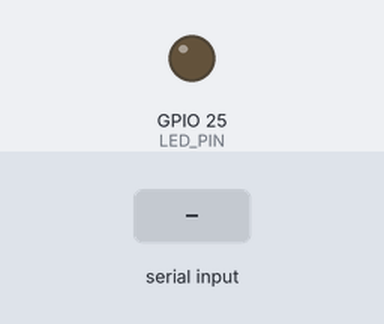
Bench run of a sketch on a simulated ESP32. Shown: output pins drawn as LEDs (lit = HIGH). The test bench sets the inputs (shaded band). Storage starts empty; what the sketch prints to the serial monitor is not drawn.

Above: at 1.2 s.
1.3 s: "1\n" received over the second serial link
At 1.31 s:
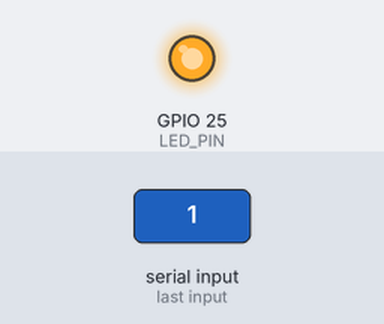
Timing chart, 0 to 4.3 s (numbered marks = the images above; inputs shaded):
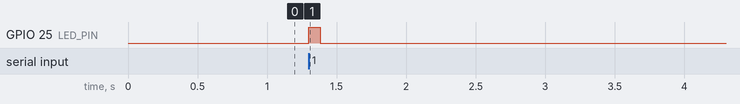

Measured:
- after the input at 1.3 s, GPIO 25 (LED_PIN): LOW → HIGH at once, → LOW 0.08 s later

The sketch:

pico.ino
```cpp
// Raspberry_Pico_Logger_Final.ino
// Firewall forensic logger on Raspberry Pi Pico
// Receives JSON alerts from Arduino UNO, validates, stores, rotates logs

#include <ArduinoJson.h>
#include <SPI.h>
#include <SD.h>
#include <TimeLib.h>   // For timestamp & date handling (install Time library)

// ================== PIN CONFIG ==================
#define SD_CS_PIN   5       // Chip Select for SD card (adjust to wiring)
#define LED_PIN     25      // Built-in LED on Pico
#define ARDUINO_RX  0       // Pico RX (connect to Arduino TX)
#define ARDUINO_TX  1       // Pico TX (connect to Arduino RX)

// ================== GLOBALS ==================
File logFile;
String currentDate = "";

// ================== SETUP ==================
void setup() {
  Serial1.begin(115200);    // UART: Arduino ↔ Pico
  Serial.begin(115200);     // USB Debug
  pinMode(LED_PIN, OUTPUT);
  digitalWrite(LED_PIN, LOW);

  // Initialize SD card
  if (!SD.begin(SD_CS_PIN)) {
    Serial.println("❌ SD card init failed!");
    while (true) { digitalWrite(LED_PIN, !digitalRead(LED_PIN)); delay(200); }
  }
  Serial.println("✅ SD card initialized");

  // Initialize fake time (replace with RTC or NTP if available)
  setTime(12, 0, 0, 14, 9, 2025); // (HH,MM,SS,DD,MM,YYYY)
}

// ================== HELPER FUNCTIONS ==================
String getDateString() {
  char buf[11];
  sprintf(buf, "%04d-%02d-%02d", year(), month(), day());
  return String(buf);
}

void openLogFile() {
  currentDate = getDateString();
  String filename = currentDate + ".log";
  logFile = SD.open(filename, FILE_WRITE);
  if (logFile) {
    logFile.println("=== Log Started for " + currentDate + " ===");
    logFile.flush();
    Serial.println("📂 Logging to: " + filename);
  } else {
    Serial.println("❌ Failed to open log file");
  }
}

String bytesToHex(const char* data, size_t len) {
  String hexDump = "";
  for (size_t i = 0; i < len; i++) {
    char buf[4];
    sprintf(buf, "%02X ", (uint8_t)data[i]);
    hexDump += buf;
  }
  return hexDump;
}

// ================== MAIN LOOP ==================
void loop() {
  // Rotate log file daily
  String today = getDateString();
  if (today != currentDate) {
    if (logFile) logFile.close();
    openLogFile();
  }

  // Check incoming alerts from Arduino
  if (Serial1.available()) {
    String jsonMsg = Serial1.readStringUntil('\n');
    jsonMsg.trim();

    if (jsonMsg.length() == 0) return;

    Serial.print("🔔 From Arduino: ");
    Serial.println(jsonMsg);

    // Parse JSON
    StaticJsonDocument<1024> doc;
    DeserializationError err = deserializeJson(doc, jsonMsg);
    if (err) {
      Serial.println("⚠️ Invalid JSON received");
      return;
    }

    // Extract fields
    const char* ts       = doc["ts"]      | "unknown";
    const char* src_ip   = doc["src_ip"]  | "unknown";
    const char* src_mac  = doc["src_mac"] | "unknown";
    const char* reason   = doc["reason"]  | "none";
    const char* raw_pkt  = doc["raw"]     | "";

    // Open file if not yet opened
    if (!logFile) openLogFile();

    // Log JSON summary
    if (logFile) {
      logFile.print("[");
      logFile.print(ts);
      logFile.print("] IP: ");
      logFile.print(src_ip);
      logFile.print(" MAC: ");
      logFile.print(src_mac);
      logFile.print(" REASON: ");
      logFile.println(reason);

      // Log raw packet hex (if available)
      if (strlen(raw_pkt) > 0) {
        logFile.print("RAW: ");
        logFile.println(raw_pkt);
      }

      logFile.flush();
    }

    // LED blink (confirmation)
    digitalWrite(LED_PIN, HIGH); delay(80);
    digitalWrite(LED_PIN, LOW);

    // Acknowledge back to Arduino
    Serial1.println("{\"status\":\"logged\",\"date\":\"" + currentDate + "\"}");
  }
}
```
